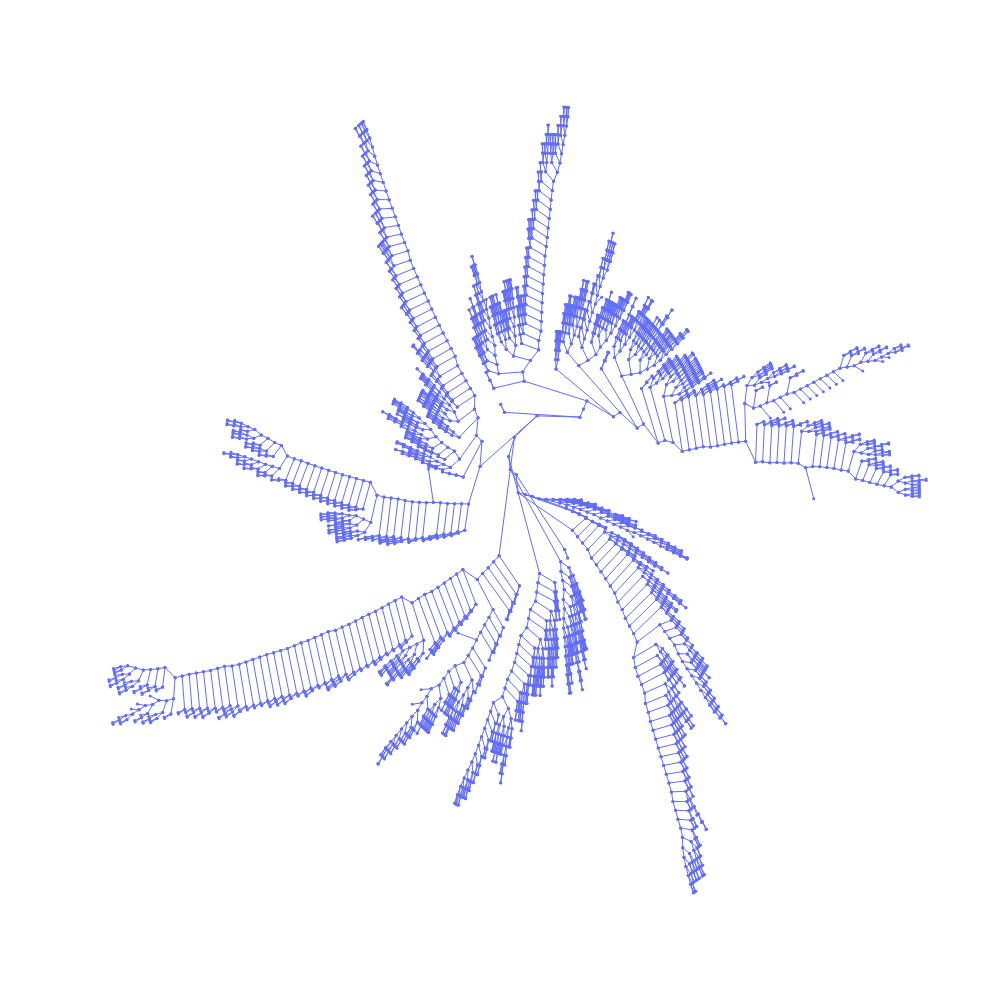

Source (notebook cell):
### Code cell
fig = go.Figure()

def _get_edges(i: int):
    for a, b in G.edges:
        yield [pos[a][i], pos[b][i], None]

fig.add_trace(
    go.Scatter(
        x = [val for g in _get_edges(0) for val in g],
        y = [val for g in _get_edges(1) for val in g],
        mode="lines+markers",
        marker=dict(size=3),
        line=dict(width=1),
        showlegend=False,
    ),
)

no_col = 'rgba(0, 0, 0, 0)'
axis_desc: dict = dict(
    linecolor=no_col, gridcolor=no_col, zerolinecolor=no_col, zerolinewidth=0,
    visible=False,
    # range=(-1.1, 1.1),
    autorange=True,
)
_layout: dict[Any, Any] = layout.copy()
_layout.update(dict(
    width=1000, height=1000,
    xaxis=axis_desc, yaxis=axis_desc,
))

fig.update_annotations(font_size=24)
fig.update_layout(go.Layout(_layout))

fig.show()

### Figure 1 — Plotly figure (JSON) as saved in the notebook; plotly's stock layout.template omitted (floating-point values rounded to 4 significant figures; data arrays with more than 128 entries replaced by an {"elided": "..."} marker saying what was removed)
{"data": [{"line": {"width": 1}, "marker": {"size": 3}, "mode": "lines+markers", "showlegend": false, "type": "scatter", "x": {"elided": "12678 float values"}, "y": {"elided": "12678 float values"}}], "layout": {"autosize": true, "font": {"color": "black", "family": "Times New Roman", "size": 20}, "height": 1000, "margin": {"b": 60, "l": 60, "pad": 5, "r": 25, "t": 60}, "plot_bgcolor": "white", "width": 1000, "xaxis": {"autorange": true, "gridcolor": "rgba(0, 0, 0, 0)", "linecolor": "rgba(0, 0, 0, 0)", "visible": false, "zerolinecolor": "rgba(0, 0, 0, 0)", "zerolinewidth": 0}, "yaxis": {"autorange": true, "gridcolor": "rgba(0, 0, 0, 0)", "linecolor": "rgba(0, 0, 0, 0)", "visible": false, "zerolinecolor": "rgba(0, 0, 0, 0)", "zerolinewidth": 0}}}
